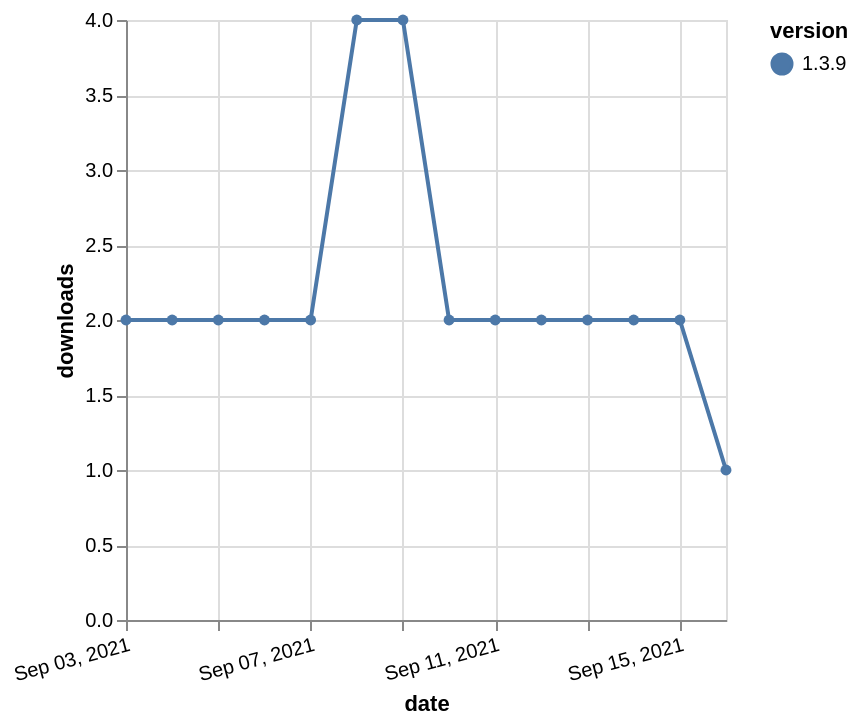

Specify this chart in Vega-Lite:
### Vega-Lite specification from a JSON file in a GitHub repository (floating-point values rounded to 4 significant figures)
{"$schema": "https://vega.github.io/schema/vega-lite/v5.json", "description": "A simple bar chart with embedded data.", "data": {"values": [{"date": "2021-09-03", "total": 3466, "delta": 2, "version": "1.3.9"}, {"date": "2021-09-04", "total": 3468, "delta": 2, "version": "1.3.9"}, {"date": "2021-09-05", "total": 3470, "delta": 2, "version": "1.3.9"}, {"date": "2021-09-06", "total": 3472, "delta": 2, "version": "1.3.9"}, {"date": "2021-09-07", "total": 3474, "delta": 2, "version": "1.3.9"}, {"date": "2021-09-08", "total": 3478, "delta": 4, "version": "1.3.9"}, {"date": "2021-09-09", "total": 3482, "delta": 4, "version": "1.3.9"}, {"date": "2021-09-10", "total": 3484, "delta": 2, "version": "1.3.9"}, {"date": "2021-09-11", "total": 3486, "delta": 2, "version": "1.3.9"}, {"date": "2021-09-12", "total": 3488, "delta": 2, "version": "1.3.9"}, {"date": "2021-09-13", "total": 3490, "delta": 2, "version": "1.3.9"}, {"date": "2021-09-14", "total": 3492, "delta": 2, "version": "1.3.9"}, {"date": "2021-09-15", "total": 3494, "delta": 2, "version": "1.3.9"}, {"date": "2021-09-16", "total": 3495, "delta": 1, "version": "1.3.9"}]}, "width": "container", "mark": {"type": "line", "point": {"filled": true}}, "encoding": {"x": {"field": "date", "type": "temporal", "timeUnit": "yearmonthdate", "title": "date", "axis": {"labelAngle": -15}}, "y": {"field": "delta", "type": "quantitative", "title": "downloads"}, "color": {"field": "version", "type": "nominal"}, "tooltip": {"field": "delta"}}}
